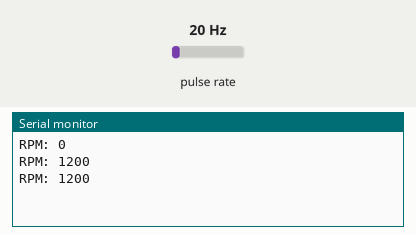
The sketch below on a simulated Arduino Uno, built with avr-gcc and run on an emulated ATmega328P. Parts: the last lines printed to the serial monitor. Wiring (inferred from the names in the program): pulse sensor: data pin 3. The inputs (shaded band) are chosen by the test bench; at power-on: pulse rate 20 Hz.

Above: at 1.2 s.
1.3 s: pulse rate (sensor on pin 3) set to 4 Hz
At 1.55 s:
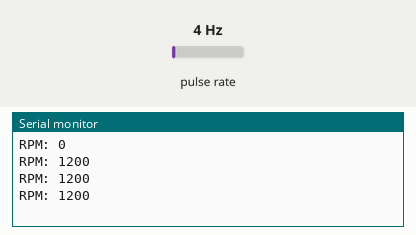
2.8 s: pulse rate (sensor on pin 3) set to 50 Hz
At 2.89 s:
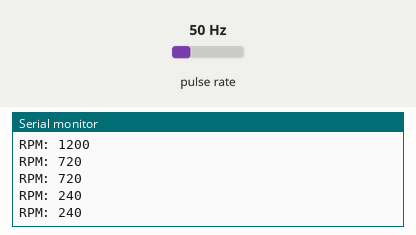
Timing chart, 0 to 5.8 s (numbered marks = the images above; inputs shaded):
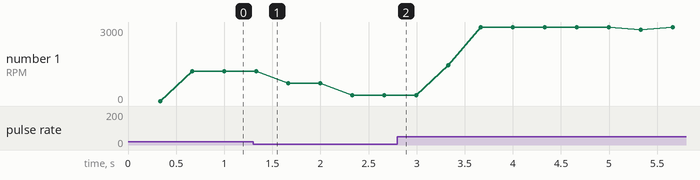

The sketch:

teste.ino
```cpp
#define PIN_RPM 3

#define DIAMETRO 0.51916  // Diametro efetivo da roda em metros
#define COMPRIMENTO (PI * DIAMETRO) // Comprimento da roda
#define DENTES 1 // Dentes na roda fônica que vão ser lidos pelo sensor

#define hz 3 // Taxa de atualizacao dos dados

// Contadores
unsigned int contador_rpm = 0;

// Velocidade
volatile unsigned int RPM_Homo = 0; // Variável para salvar o RPM da homocinetica

// Timers
unsigned long int tempo = 0;
//hw_timer_t* timer_500ms = NULL;

void interrupcao_RPM(){contador_rpm++;}

void calculo_RPM()
{
  RPM_Homo = contador_rpm * 2 * 60;
  contador_rpm = 0;
}

ISR(TIMER1_COMPA_vect){

  cli(); // Desativação de outras interrupções para evitar problemas de "core panic"
  TCNT1  = 0;

  calculo_RPM();

  sei(); // Reabilita Interrupções.
}

void start_timer(){

  cli();                      //stop interrupts for till we make the settings
  /*1. First we reset the control register to amke sure we start with everything disabled.*/
  TCCR1A = 0;                 // Reset entire TCCR1A to 0
  TCCR1B = 0;                 // Reset entire TCCR1B to 0

  /*2. We set the prescalar to the desired value by changing the CS10 CS12 and CS12 bits. */
  TCCR1B |= B00000100;        //Set CS12 to 1 so we get prescalar 256

  /*3. We enable compare match mode on register A*/
  TIMSK1 |= B00000010;        //Set OCIE1A to 1 so we enable compare match A

  /*4. Set the value of register A to 31250*/
  OCR1A = 31250;             //Finally we set compare register A to this value
  sei();                     //Enable back the interrupts
}

void setup() {
  // put your setup code here, to run once:

  Serial.begin(115200);

  pinMode(PIN_RPM, INPUT);

  tempo = millis();

  attachInterrupt(digitalPinToInterrupt(PIN_RPM), interrupcao_RPM, RISING);
  start_timer();
}

void loop() {

  if(millis() - tempo >= 1000/hz) // Leitura de dados a cada "tantos" milissegundos //Se o resto da divisão de Tempo por "tantos" milissegundos for igual a 0 ...
  {

    Serial.print("RPM: ");
    Serial.println(RPM_Homo);

    Serial.println("");

    tempo = millis();

}
}
```

Measured:
- plotted number 1: 1200 → 240 after the input at 1.3 s, 240 → 3000 after the input at 2.8 s
